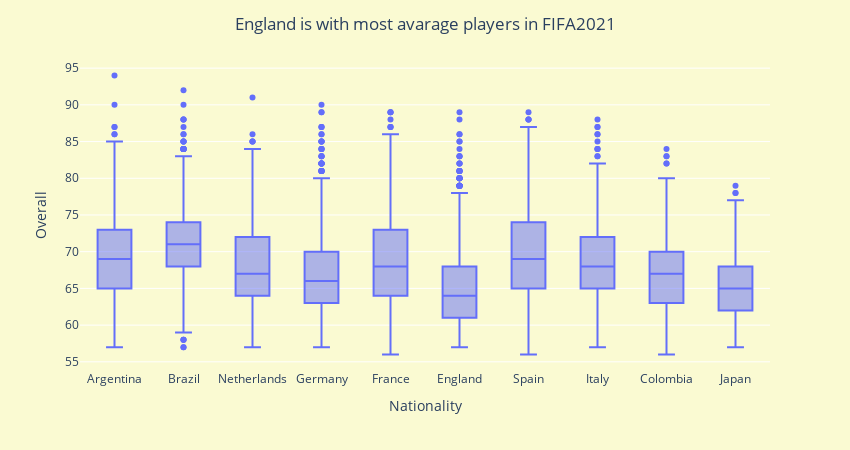

The notebook cell saved with this chart:
### Code cell
fig3 = px.box(top_10_overall, x='nationality',y='overall')
fig3.update_layout(legend=dict(x=0.75, y=1),
                  title_text="England is with most avarage players in FIFA2021",
                  title_x=0.5, xaxis_title="Nationality",
                  yaxis_title="Overall",paper_bgcolor='lightgoldenrodyellow',
                 width=850, height=450, plot_bgcolor='lightgoldenrodyellow')

### Figure 1 — Plotly figure (JSON) as saved in the notebook; plotly's stock layout.template omitted (floating-point values rounded to 4 significant figures; data arrays with more than 128 entries replaced by an {"elided": "..."} marker saying what was removed)
{"data": [{"alignmentgroup": "True", "hovertemplate": "nationality=%{x}<br>overall=%{y}<extra></extra>", "legendgroup": "", "marker": {"color": "#636efa"}, "name": "", "notched": false, "offsetgroup": "", "orientation": "v", "showlegend": false, "type": "box", "x": {"elided": "8565 str values"}, "x0": " ", "xaxis": "x", "y": {"elided": "8565 int values"}, "y0": " ", "yaxis": "y"}], "layout": {"boxmode": "group", "height": 450, "legend": {"tracegroupgap": 0, "x": 0.75, "y": 1}, "margin": {"t": 60}, "paper_bgcolor": "lightgoldenrodyellow", "plot_bgcolor": "lightgoldenrodyellow", "title": {"text": "England is with most avarage players in FIFA2021", "x": 0.5}, "width": 850, "xaxis": {"anchor": "y", "autorange": true, "domain": [0, 1], "range": [-0.5, 9.5], "title": {"text": "Nationality"}, "type": "category"}, "yaxis": {"anchor": "x", "autorange": true, "domain": [0, 1], "range": [53.89, 96.11], "title": {"text": "Overall"}, "type": "linear"}}}
